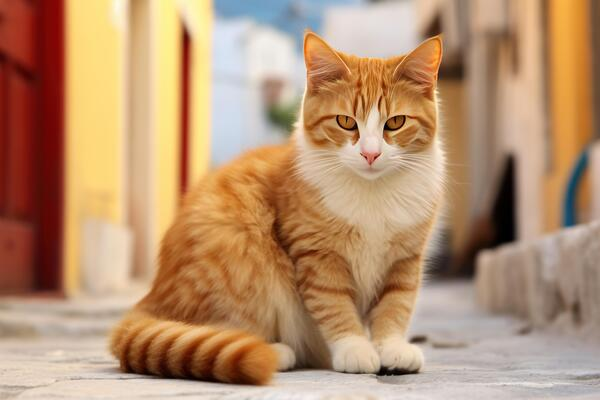
#> input picture photos/firstcat.png, 600 x 400 px, found by its file name
$ python '09 splitAndMergeColorChannels.py'
#> lines starting #> are read from the running program, lines starting #| are printed output that depends on the picture
import cv2 as cv

# 09 Split and merge color channels in opencv
#color image consists of multiple channels(red,gren,blue)
#all images(bgr,rgb) are these 3 color channels merged together
#open cv allows you to split an image into its blue, green and red components
#it shows the intensity othat color on the pixels of the image.
# lighter areas are more concentrated with that color, darker areas have less or none pixels of that color
import numpy as np

img=cv.imread('Photos/firstcat.png')
#> img is the input picture: shape (400, 600, 3); mean B, G, R 112, 145.3, 183.5
cv.imshow('Cats', img)

#we can create a blank image and set it = to the shape of the img
#blank img consists of the height and width not the number of color channels
blank = np.zeros(img.shape[:2], dtype='uint8')

b,g,r=cv.split(img)
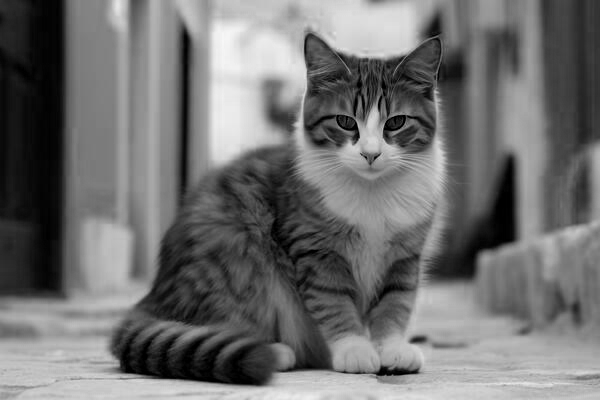
#> b: shape (400, 600); min 0, max 247, mean 112
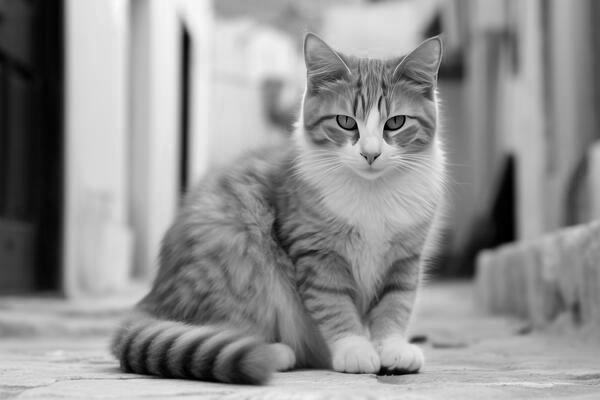
#> g: shape (400, 600); min 0, max 251, mean 145.3
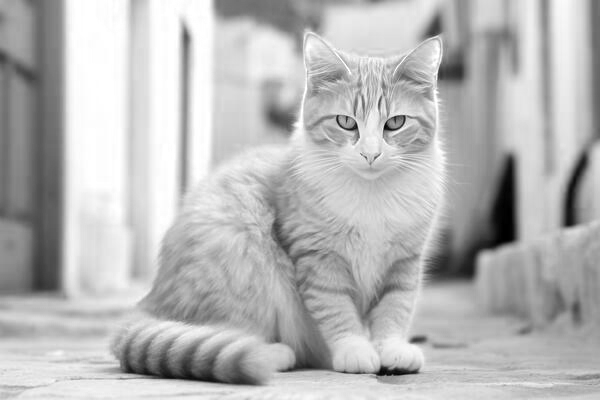
#> r: shape (400, 600); min 0, max 255, mean 183.5

blue=cv.merge([b,blank,blank])      #passing in a list, only displaying blue: setting green and red components to black
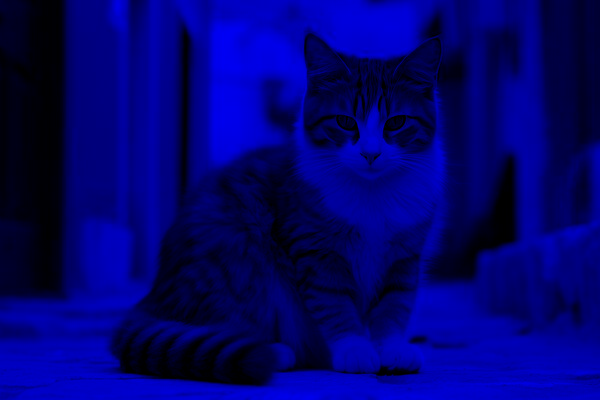
#> blue: shape (400, 600, 3); mean of channels 0, 1, 2 112, 0, 0; drawn as B, G, R
green=cv.merge([blank,g,blank])
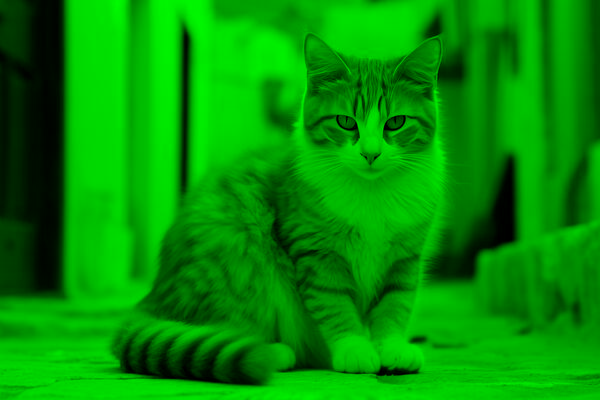
#> green: shape (400, 600, 3); mean of channels 0, 1, 2 0, 145.3, 0; drawn as B, G, R
red=cv.merge([blank,blank,r])
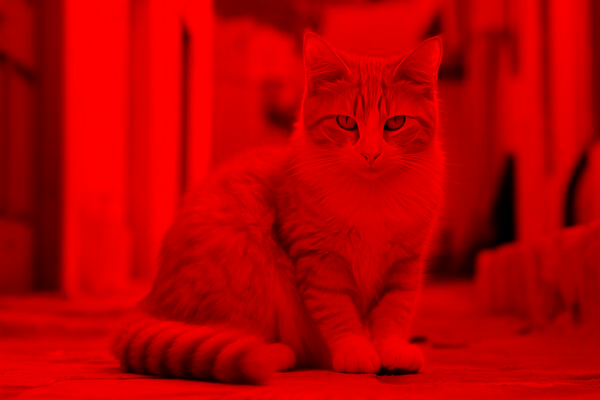
#> red: shape (400, 600, 3); mean of channels 0, 1, 2 0, 0, 183.5; drawn as B, G, R

# [11 lines of commented-out code are left out]
print(img.shape)        #(#, #, 3) 3 is the number of color channels
#| (400, 600, 3)
print(b.shape)          # the b, g and r dont have the 3 in it because the shape of these is 1. gratscale images have a shape of 1
#| (400, 600)
print(g.shape)
#| (400, 600)
print(r.shape)
#| (400, 600)

#merging color channels
merged=cv.merge([b,g,r])     #pass in a list of b, g, r
cv.imshow('Merged Img', merged)

cv.waitKey(0)

$ run again, with photos/fourthcat.png copied over photos/firstcat.png
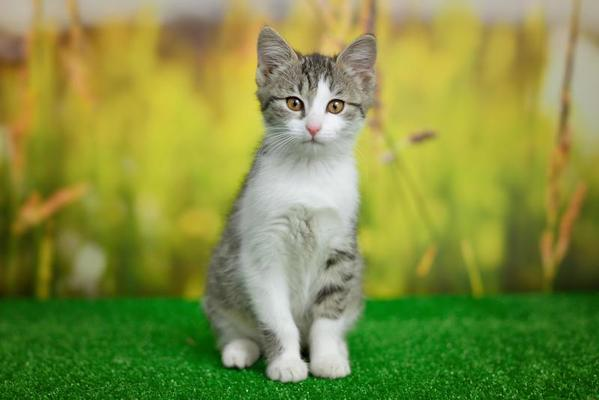
#> input picture photos/fourthcat.png, 599 x 400 px, found by its file name
#> img is the input picture: shape (400, 599, 3); mean B, G, R 66, 142.6, 129.7
#> `green=cv.merge([blank,g,blank])`:
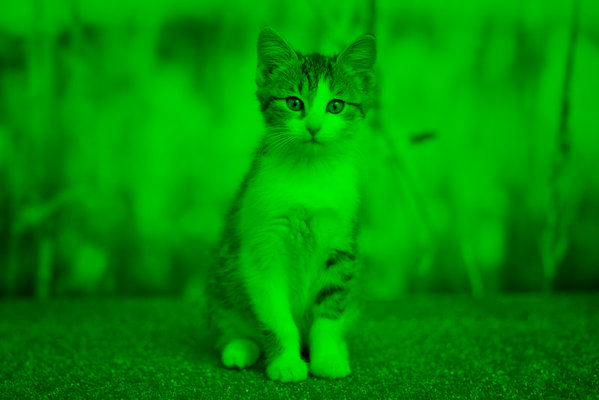
#> green: shape (400, 599, 3); mean of channels 0, 1, 2 0, 142.6, 0; drawn as B, G, R
#> `red=cv.merge([blank,blank,r])`:
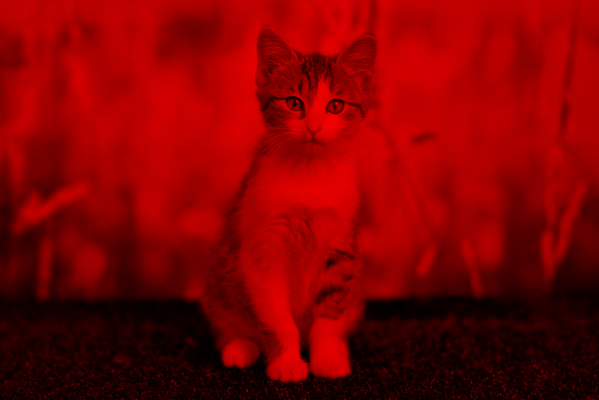
#> red: shape (400, 599, 3); mean of channels 0, 1, 2 0, 0, 129.7; drawn as B, G, R
#| (400, 599, 3)
#| (400, 599)
#| (400, 599)
#| (400, 599)

$ run again, with photos/group_1.png copied over photos/firstcat.png
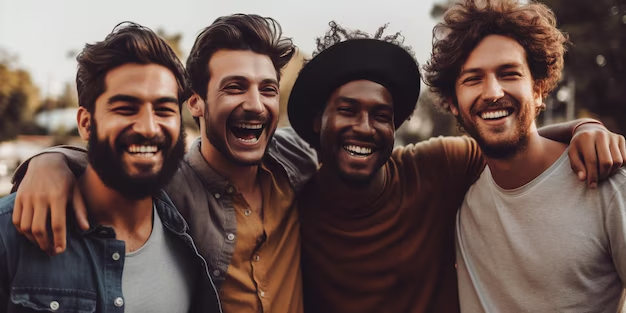
#> input picture photos/group_1.png, 626 x 313 px, found by its file name
#> img is the input picture: shape (313, 626, 3); mean B, G, R 77.8, 83.1, 103.8
#> `green=cv.merge([blank,g,blank])`:
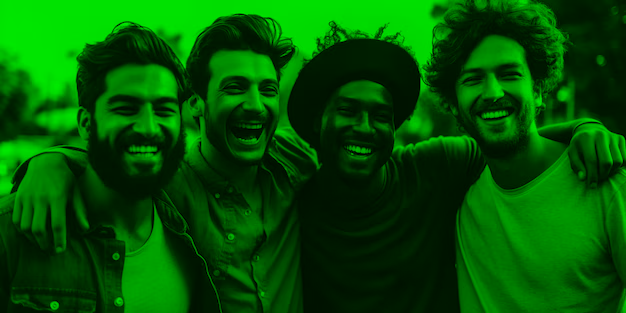
#> green: shape (313, 626, 3); mean of channels 0, 1, 2 0, 83.1, 0; drawn as B, G, R
#> `red=cv.merge([blank,blank,r])`:
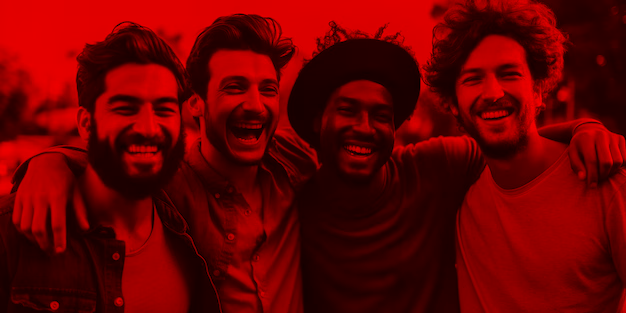
#> red: shape (313, 626, 3); mean of channels 0, 1, 2 0, 0, 103.8; drawn as B, G, R
#| (313, 626, 3)
#| (313, 626)
#| (313, 626)
#| (313, 626)
